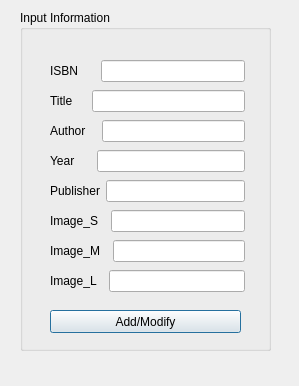
<?xml version="1.0" encoding="UTF-8"?>
<ui version="4.0">
 <class>AddModify</class>
 <widget class="QDialog" name="AddModify">
  <property name="geometry">
   <rect>
    <x>0</x>
    <y>0</y>
    <width>299</width>
    <height>386</height>
   </rect>
  </property>
  <property name="windowTitle">
   <string>Dialog</string>
  </property>
  <widget class="QGroupBox" name="groupBox">
   <property name="geometry">
    <rect>
     <x>20</x>
     <y>10</y>
     <width>251</width>
     <height>341</height>
    </rect>
   </property>
   <property name="title">
    <string>Input Information</string>
   </property>
   <widget class="QPushButton" name="pushButton_Add">
    <property name="geometry">
     <rect>
      <x>30</x>
      <y>300</y>
      <width>191</width>
      <height>23</height>
     </rect>
    </property>
    <property name="text">
     <string>Add/Modify</string>
    </property>
   </widget>
   <widget class="QWidget" name="layoutWidget">
    <property name="geometry">
     <rect>
      <x>30</x>
      <y>50</y>
      <width>195</width>
      <height>22</height>
     </rect>
    </property>
    <layout class="QHBoxLayout" name="horizontalLayout">
     <item>
      <widget class="QLabel" name="label">
       <property name="text">
        <string>ISBN     </string>
       </property>
      </widget>
     </item>
     <item>
      <widget class="QLineEdit" name="lineEdit_ISBN"/>
     </item>
    </layout>
   </widget>
   <widget class="QWidget" name="layoutWidget">
    <property name="geometry">
     <rect>
      <x>30</x>
      <y>80</y>
      <width>195</width>
      <height>22</height>
     </rect>
    </property>
    <layout class="QHBoxLayout" name="horizontalLayout_2">
     <item>
      <widget class="QLabel" name="label_2">
       <property name="text">
        <string>Title    </string>
       </property>
      </widget>
     </item>
     <item>
      <widget class="QLineEdit" name="lineEdit_Title"/>
     </item>
    </layout>
   </widget>
   <widget class="QWidget" name="layoutWidget">
    <property name="geometry">
     <rect>
      <x>30</x>
      <y>110</y>
      <width>195</width>
      <height>22</height>
     </rect>
    </property>
    <layout class="QHBoxLayout" name="horizontalLayout_3">
     <item>
      <widget class="QLabel" name="label_3">
       <property name="text">
        <string>Author   </string>
       </property>
      </widget>
     </item>
     <item>
      <widget class="QLineEdit" name="lineEdit_Author"/>
     </item>
    </layout>
   </widget>
   <widget class="QWidget" name="layoutWidget">
    <property name="geometry">
     <rect>
      <x>30</x>
      <y>140</y>
      <width>195</width>
      <height>22</height>
     </rect>
    </property>
    <layout class="QHBoxLayout" name="horizontalLayout_4">
     <item>
      <widget class="QLabel" name="label_4">
       <property name="text">
        <string>Year     </string>
       </property>
      </widget>
     </item>
     <item>
      <widget class="QLineEdit" name="lineEdit_Year"/>
     </item>
    </layout>
   </widget>
   <widget class="QWidget" name="layoutWidget">
    <property name="geometry">
     <rect>
      <x>30</x>
      <y>170</y>
      <width>195</width>
      <height>22</height>
     </rect>
    </property>
    <layout class="QHBoxLayout" name="horizontalLayout_5">
     <item>
      <widget class="QLabel" name="label_5">
       <property name="text">
        <string>Publisher</string>
       </property>
      </widget>
     </item>
     <item>
      <widget class="QLineEdit" name="lineEdit_Publisher"/>
     </item>
    </layout>
   </widget>
   <widget class="QWidget" name="layoutWidget">
    <property name="geometry">
     <rect>
      <x>30</x>
      <y>200</y>
      <width>195</width>
      <height>22</height>
     </rect>
    </property>
    <layout class="QHBoxLayout" name="horizontalLayout_6">
     <item>
      <widget class="QLabel" name="label_6">
       <property name="text">
        <string>Image_S  </string>
       </property>
      </widget>
     </item>
     <item>
      <widget class="QLineEdit" name="lineEdit_ImageS"/>
     </item>
    </layout>
   </widget>
   <widget class="QWidget" name="layoutWidget">
    <property name="geometry">
     <rect>
      <x>30</x>
      <y>230</y>
      <width>195</width>
      <height>22</height>
     </rect>
    </property>
    <layout class="QHBoxLayout" name="horizontalLayout_7">
     <item>
      <widget class="QLabel" name="label_7">
       <property name="text">
        <string>Image_M  </string>
       </property>
      </widget>
     </item>
     <item>
      <widget class="QLineEdit" name="lineEdit_ImageM"/>
     </item>
    </layout>
   </widget>
   <widget class="QWidget" name="layoutWidget">
    <property name="geometry">
     <rect>
      <x>30</x>
      <y>260</y>
      <width>195</width>
      <height>22</height>
     </rect>
    </property>
    <layout class="QHBoxLayout" name="horizontalLayout_8">
     <item>
      <widget class="QLabel" name="label_8">
       <property name="text">
        <string>Image_L  </string>
       </property>
      </widget>
     </item>
     <item>
      <widget class="QLineEdit" name="lineEdit_ImageL"/>
     </item>
    </layout>
   </widget>
  </widget>
 </widget>
 <resources/>
 <connections/>
</ui>
